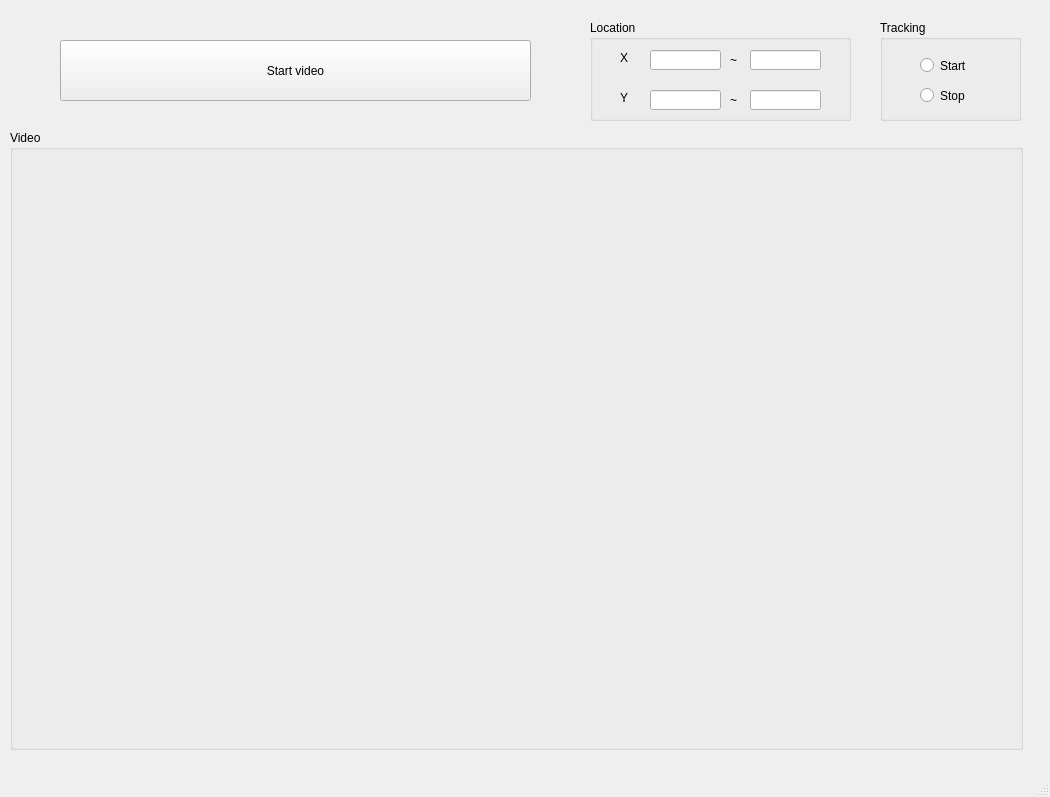
<?xml version="1.0" encoding="UTF-8"?>
<ui version="4.0">
 <class>MainWindow</class>
 <widget class="QMainWindow" name="MainWindow">
  <property name="geometry">
   <rect>
    <x>0</x>
    <y>0</y>
    <width>1050</width>
    <height>797</height>
   </rect>
  </property>
  <property name="windowTitle">
   <string>MainWindow</string>
  </property>
  <property name="styleSheet">
   <string notr="true"/>
  </property>
  <widget class="QWidget" name="centralwidget">
   <widget class="QGroupBox" name="groupBox">
    <property name="geometry">
     <rect>
      <x>10</x>
      <y>130</y>
      <width>1013</width>
      <height>620</height>
     </rect>
    </property>
    <property name="sizePolicy">
     <sizepolicy hsizetype="Preferred" vsizetype="Preferred">
      <horstretch>0</horstretch>
      <verstretch>0</verstretch>
     </sizepolicy>
    </property>
    <property name="title">
     <string>Video</string>
    </property>
    <widget class="QWidget" name="ImgWidget" native="true">
     <property name="geometry">
      <rect>
       <x>10</x>
       <y>20</y>
       <width>993</width>
       <height>600</height>
      </rect>
     </property>
    </widget>
   </widget>
   <widget class="QPushButton" name="startButton">
    <property name="geometry">
     <rect>
      <x>60</x>
      <y>40</y>
      <width>471</width>
      <height>61</height>
     </rect>
    </property>
    <property name="text">
     <string>Start video</string>
    </property>
   </widget>
   <widget class="QGroupBox" name="radioBox_2">
    <property name="geometry">
     <rect>
      <x>590</x>
      <y>20</y>
      <width>261</width>
      <height>101</height>
     </rect>
    </property>
    <property name="title">
     <string>Location</string>
    </property>
    <widget class="QLineEdit" name="x_start">
     <property name="geometry">
      <rect>
       <x>60</x>
       <y>30</y>
       <width>71</width>
       <height>20</height>
      </rect>
     </property>
    </widget>
    <widget class="QLabel" name="x_label">
     <property name="geometry">
      <rect>
       <x>30</x>
       <y>30</y>
       <width>21</width>
       <height>16</height>
      </rect>
     </property>
     <property name="text">
      <string>X</string>
     </property>
    </widget>
    <widget class="QLabel" name="y_label">
     <property name="geometry">
      <rect>
       <x>30</x>
       <y>70</y>
       <width>21</width>
       <height>16</height>
      </rect>
     </property>
     <property name="text">
      <string>Y</string>
     </property>
    </widget>
    <widget class="QLineEdit" name="x_end">
     <property name="geometry">
      <rect>
       <x>160</x>
       <y>30</y>
       <width>71</width>
       <height>20</height>
      </rect>
     </property>
    </widget>
    <widget class="QLineEdit" name="y_start">
     <property name="geometry">
      <rect>
       <x>60</x>
       <y>70</y>
       <width>71</width>
       <height>20</height>
      </rect>
     </property>
    </widget>
    <widget class="QLineEdit" name="y_end">
     <property name="geometry">
      <rect>
       <x>160</x>
       <y>70</y>
       <width>71</width>
       <height>20</height>
      </rect>
     </property>
    </widget>
    <widget class="QLabel" name="x_tilde">
     <property name="geometry">
      <rect>
       <x>140</x>
       <y>30</y>
       <width>16</width>
       <height>20</height>
      </rect>
     </property>
     <property name="text">
      <string>~</string>
     </property>
    </widget>
    <widget class="QLabel" name="y_tilde">
     <property name="geometry">
      <rect>
       <x>140</x>
       <y>70</y>
       <width>16</width>
       <height>20</height>
      </rect>
     </property>
     <property name="text">
      <string>~</string>
     </property>
    </widget>
   </widget>
   <widget class="QGroupBox" name="radioBox">
    <property name="geometry">
     <rect>
      <x>880</x>
      <y>20</y>
      <width>141</width>
      <height>101</height>
     </rect>
    </property>
    <property name="title">
     <string>Tracking</string>
    </property>
    <widget class="QRadioButton" name="onButton">
     <property name="geometry">
      <rect>
       <x>40</x>
       <y>30</y>
       <width>71</width>
       <height>31</height>
      </rect>
     </property>
     <property name="text">
      <string>Start</string>
     </property>
    </widget>
    <widget class="QRadioButton" name="offButton">
     <property name="geometry">
      <rect>
       <x>40</x>
       <y>60</y>
       <width>61</width>
       <height>31</height>
      </rect>
     </property>
     <property name="text">
      <string>Stop</string>
     </property>
    </widget>
   </widget>
  </widget>
  <widget class="QMenuBar" name="menubar">
   <property name="geometry">
    <rect>
     <x>0</x>
     <y>0</y>
     <width>1050</width>
     <height>21</height>
    </rect>
   </property>
  </widget>
  <widget class="QStatusBar" name="statusbar"/>
 </widget>
 <resources/>
 <connections/>
</ui>
